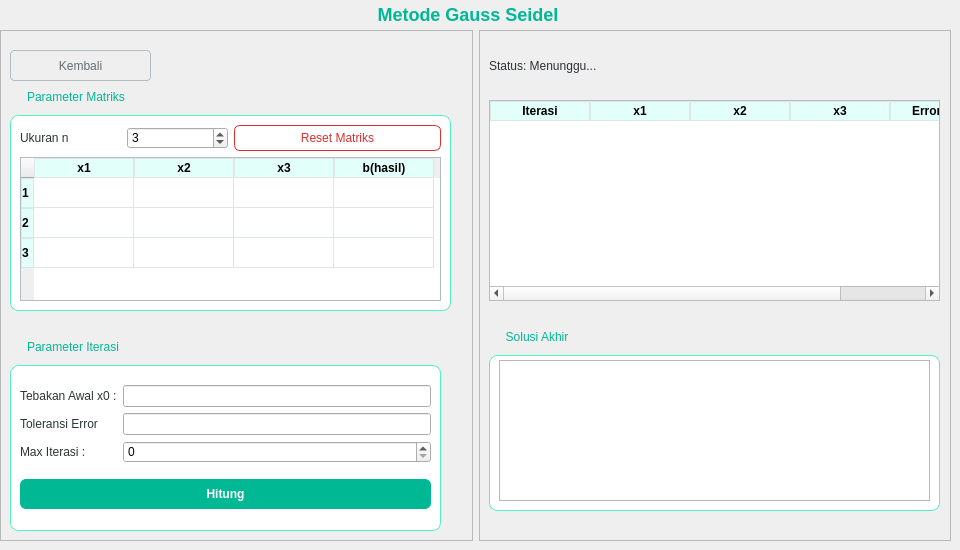
      <widget class="QWidget" name="pageSeidel">
       <property name="styleSheet">
        <string notr="true">/* === TEMA SEIDEL: HIJAU === */

/* Label &amp; Judul */
QLabel { color: #2d3436; }
QLabel#labelJudulSeidel {
    font-size: 18px; font-weight: bold; color: #00b894; /* Judul Hijau */
}

/* GroupBox Container */
QGroupBox {
    border: 1px solid #55efc4; /* Border Hijau Muda */
    border-radius: 8px; margin-top: 25px; background-color: #ffffff;
}
QGroupBox::title {
    subcontrol-origin: margin; left: 15px; color: #00b894; font-weight: bold;
}

/* Tabel */
QTableWidget {
    border: 1px solid #b2bec3; gridline-color: #dfe6e9; selection-background-color: #55efc4;
}
QHeaderView::section {
    background-color: #e3fff9; /* Header Hijau Pucat */
    font-weight: bold; border: 1px solid #dfe6e9;
}

/* Tombol Hitung (Spesifik Seidel) */
QPushButton#btnHitungSeidel {
    background-color: #00b894; color: white; border-radius: 6px; padding: 8px; font-weight: bold;
}
QPushButton#btnHitungSeidel:hover { background-color: #55efc4; }
QPushButton#btnHitungSeidel:pressed { background-color: #00cec9; }

/* Tombol Reset */
QPushButton#btnResetSeidel {
    border: 1px solid #d63031; color: #d63031; border-radius: 6px; padding: 5px;
}
QPushButton#btnResetSeidel:hover { background-color: #d63031; color: white; }
QPushButton#btnKembaliSeidel {
    border: 1px solid #b2bec3; color: #636e72; border-radius: 4px; padding: 4px;
}</string>
       </property>
       <widget class="QWidget" name="layoutWidget_3">
        <property name="geometry">
         <rect>
          <x>0</x>
          <y>30</y>
          <width>951</width>
          <height>511</height>
         </rect>
        </property>
        <layout class="QHBoxLayout" name="horizontalLayout_16">
         <item>
          <widget class="QFrame" name="frame_13">
           <property name="frameShape">
            <enum>QFrame::Shape::StyledPanel</enum>
           </property>
           <property name="frameShadow">
            <enum>QFrame::Shadow::Raised</enum>
           </property>
           <widget class="QGroupBox" name="groupBox_10">
            <property name="geometry">
             <rect>
              <x>10</x>
              <y>60</y>
              <width>441</width>
              <height>221</height>
             </rect>
            </property>
            <property name="title">
             <string>Parameter Matriks</string>
            </property>
            <layout class="QVBoxLayout" name="verticalLayout_17">
             <item>
              <layout class="QHBoxLayout" name="horizontalLayout_17">
               <item>
                <layout class="QHBoxLayout" name="horizontalLayout_18">
                 <item>
                  <widget class="QLabel" name="label_13">
                   <property name="text">
                    <string>Ukuran n</string>
                   </property>
                  </widget>
                 </item>
                 <item>
                  <widget class="QSpinBox" name="spinOrdeSeidel">
                   <property name="value">
                    <number>3</number>
                   </property>
                  </widget>
                 </item>
                </layout>
               </item>
               <item>
                <widget class="QPushButton" name="btnResetSeidel">
                 <property name="text">
                  <string>Reset Matriks</string>
                 </property>
                </widget>
               </item>
              </layout>
             </item>
             <item>
              <widget class="QTableWidget" name="tableInputSeidel">
               <row/>
               <row/>
               <row/>
               <column>
                <property name="text">
                 <string>x1</string>
                </property>
               </column>
               <column>
                <property name="text">
                 <string>x2</string>
                </property>
               </column>
               <column>
                <property name="text">
                 <string>x3</string>
                </property>
               </column>
               <column>
                <property name="text">
                 <string>b(hasil)</string>
                </property>
               </column>
              </widget>
             </item>
            </layout>
           </widget>
           <widget class="QGroupBox" name="groupBox_11">
            <property name="geometry">
             <rect>
              <x>10</x>
              <y>310</y>
              <width>431</width>
              <height>191</height>
             </rect>
            </property>
            <property name="title">
             <string>Parameter Iterasi</string>
            </property>
            <layout class="QVBoxLayout" name="verticalLayout_18">
             <item>
              <layout class="QHBoxLayout" name="horizontalLayout_19">
               <item>
                <layout class="QVBoxLayout" name="verticalLayout_19">
                 <item>
                  <widget class="QLabel" name="label_14">
                   <property name="text">
                    <string>Tebakan Awal x0 :</string>
                   </property>
                  </widget>
                 </item>
                 <item>
                  <widget class="QLabel" name="label_15">
                   <property name="text">
                    <string>Toleransi Error</string>
                   </property>
                  </widget>
                 </item>
                 <item>
                  <widget class="QLabel" name="label_16">
                   <property name="text">
                    <string>Max Iterasi :</string>
                   </property>
                  </widget>
                 </item>
                </layout>
               </item>
               <item>
                <layout class="QVBoxLayout" name="verticalLayout_20">
                 <item>
                  <widget class="QLineEdit" name="inputX0Seidel"/>
                 </item>
                 <item>
                  <widget class="QLineEdit" name="inputTolSeidel"/>
                 </item>
                 <item>
                  <widget class="QSpinBox" name="inputIterSeidel"/>
                 </item>
                </layout>
               </item>
              </layout>
             </item>
             <item>
              <widget class="QPushButton" name="btnHitungSeidel">
               <property name="text">
                <string>Hitung</string>
               </property>
              </widget>
             </item>
            </layout>
           </widget>
           <widget class="QPushButton" name="btnKembaliSeidel">
            <property name="geometry">
             <rect>
              <x>10</x>
              <y>20</y>
              <width>141</width>
              <height>31</height>
             </rect>
            </property>
            <property name="text">
             <string>Kembali</string>
            </property>
           </widget>
          </widget>
         </item>
         <item>
          <widget class="QFrame" name="frame_14">
           <property name="frameShape">
            <enum>QFrame::Shape::StyledPanel</enum>
           </property>
           <property name="frameShadow">
            <enum>QFrame::Shadow::Raised</enum>
           </property>
           <widget class="QTableWidget" name="tableHasilSeidel">
            <property name="geometry">
             <rect>
              <x>10</x>
              <y>70</y>
              <width>451</width>
              <height>201</height>
             </rect>
            </property>
            <property name="editTriggers">
             <set>QAbstractItemView::EditTrigger::NoEditTriggers</set>
            </property>
            <property name="alternatingRowColors">
             <bool>true</bool>
            </property>
            <property name="selectionBehavior">
             <enum>QAbstractItemView::SelectionBehavior::SelectRows</enum>
            </property>
            <column>
             <property name="text">
              <string>Iterasi</string>
             </property>
            </column>
            <column>
             <property name="text">
              <string>x1</string>
             </property>
            </column>
            <column>
             <property name="text">
              <string>x2</string>
             </property>
            </column>
            <column>
             <property name="text">
              <string>x3</string>
             </property>
            </column>
            <column>
             <property name="text">
              <string>Error Max</string>
             </property>
            </column>
           </widget>
           <widget class="QLabel" name="labelStatusSeidel">
            <property name="geometry">
             <rect>
              <x>10</x>
              <y>20</y>
              <width>431</width>
              <height>31</height>
             </rect>
            </property>
            <property name="text">
             <string>Status: Menunggu...</string>
            </property>
           </widget>
           <widget class="QGroupBox" name="groupBox_12">
            <property name="geometry">
             <rect>
              <x>10</x>
              <y>300</y>
              <width>451</width>
              <height>181</height>
             </rect>
            </property>
            <property name="title">
             <string>Solusi Akhir</string>
            </property>
            <widget class="QTextEdit" name="txtSolusiSeidel">
             <property name="geometry">
              <rect>
               <x>10</x>
               <y>30</y>
               <width>431</width>
               <height>141</height>
              </rect>
             </property>
             <property name="readOnly">
              <bool>true</bool>
             </property>
            </widget>
           </widget>
          </widget>
         </item>
        </layout>
       </widget>
       <widget class="QLabel" name="labelJudulSeidel">
        <property name="geometry">
         <rect>
          <x>160</x>
          <y>0</y>
          <width>616</width>
          <height>29</height>
         </rect>
        </property>
        <property name="font">
         <font>
          <family>Segoe UI</family>
          <pointsize>-1</pointsize>
          <bold>true</bold>
         </font>
        </property>
        <property name="text">
         <string>Metode Gauss Seidel</string>
        </property>
        <property name="textFormat">
         <enum>Qt::TextFormat::AutoText</enum>
        </property>
        <property name="alignment">
         <set>Qt::AlignmentFlag::AlignCenter</set>
        </property>
       </widget>
      </widget>
